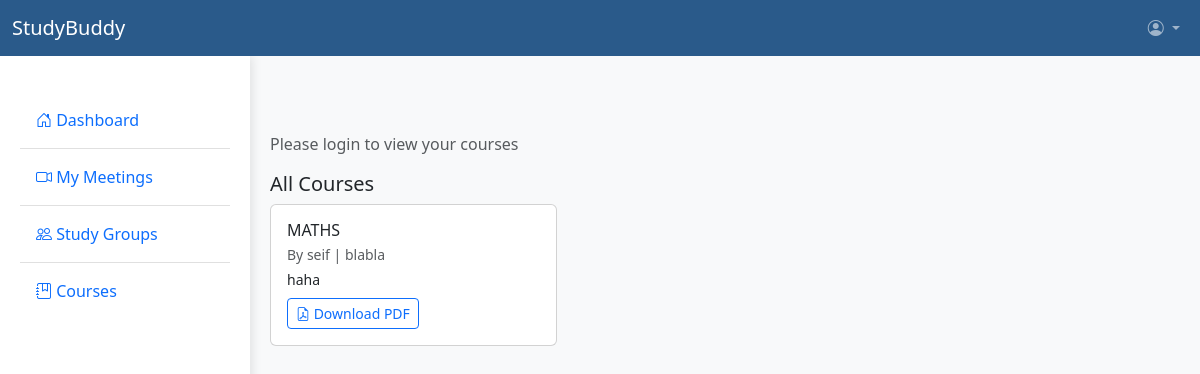
/account/courses.php, run on the app's committed database.
### tables this page shows
CREATE TABLE `courses` (
  `id` int(11) NOT NULL,
  `user_id` int(11) NOT NULL,
  `title` varchar(255) NOT NULL,
  `description` varchar(255) DEFAULT NULL,
  `file_path` varchar(255) DEFAULT NULL,
  `subject` varchar(255) DEFAULT NULL,
  `visibility` tinyint(1) DEFAULT NULL,
  `created_at` timestamp NOT NULL DEFAULT current_timestamp()
);

CREATE TABLE `users` (
  `id` int(11) NOT NULL,
  `Fname` varchar(255) DEFAULT NULL,
  `email` varchar(255) DEFAULT NULL,
  `passwd` varchar(255) DEFAULT NULL,
  `status` varchar(255) DEFAULT NULL,
  `isadmin` tinyint(1) DEFAULT NULL,
  `grade` varchar(255) DEFAULT NULL,
  `major` varchar(255) DEFAULT NULL,
  `city` varchar(255) DEFAULT NULL
);

### account/courses.php (the view, shortened to what this page needs)
<?php
include '../db.php';
$current_user = $_SESSION['username'] ?? null;
$user_id = $_SESSION['user_id'] ?? null;
?>
<!DOCTYPE html>
<html lang="en">
<head>
    <link href="https://cdn.jsdelivr.net/npm/bootstrap@5.3.0/dist/css/bootstrap.min.css" rel="stylesheet">
    <link rel="stylesheet" href="https://cdn.jsdelivr.net/npm/bootstrap-icons@1.10.0/font/bootstrap-icons.css">
    <link rel="stylesheet" href="../pretty/home.css">
</head>
<body>
    <nav class="navbar navbar-expand-lg navbar-dark navbar-custom">
        <div class="container-fluid">
            <div class="navbar-brand-container">
                <a class="navbar-brand" href="../index.php">StudyBuddy</a>
            </div>
            <ul class="navbar-nav">
                <li class="nav-item dropdown">
                    <a class="nav-link dropdown-toggle" href="#" id="navbarDropdown" role="button" data-bs-toggle="dropdown">
                        <i class="bi bi-person-circle"></i> <?php echo htmlspecialchars($current_user); ?>
                    </a>
                </li>
            </ul>
        </div>
    </nav>
    <div class="sidebar">
        <ul class="nav flex-column">
            <li class="nav-item">
                <a class="nav-link" href="home.php">
                    <i class="bi bi-house-door"></i> Dashboard
                </a>
            </li>
            <li class="nav-divider"></li>
            <li class="nav-item">
                <a class="nav-link" href="meetings.php">
                    <i class="bi bi-camera-video"></i> My Meetings
                </a>
            </li>
            <li class="nav-divider"></li>
            <li class="nav-item">
                <a class="nav-link" href="study_groups.php">
                    <i class="bi bi-people"></i> Study Groups
                </a>
            </li>
            <li class="nav-divider"></li>
            <li class="nav-item">
                <a class="nav-link active" href="courses.php">
                    <i class="bi bi-journal-bookmark"></i> Courses
                </a>
            </li>
        </ul>
    </div>
    <div class="main-content">
        <?php
        if ($user_id) {
            $courses_query = "SELECT * FROM courses WHERE user_id = '$user_id' LIMIT 3";
            $courses_result = mysqli_query($conn, $courses_query);
            if(mysqli_num_rows($courses_result) > 0): ?>
                <div class="row mt-3">
                    <?php while($course = mysqli_fetch_assoc($courses_result)): ?>
                        <div class="col-md-4 mb-3">
                            <div class="card">
                                <div class="card-body">
                                    <h5 class="card-title"><?= htmlspecialchars($course['title']) ?></h5>
                                    <p class="card-text"><?= htmlspecialchars($course['subject']) ?></p>
                                    <a href="<?= htmlspecialchars($course['file_path']) ?>" class="btn btn-sm btn-primary-custom">
                                        View Materials
                                    </a>
                                </div>
                            </div>
                        </div>
                    <?php endwhile; ?>
                </div>
            <?php else: ?>
                <p class="text-muted">No courses found. Add some to get started!</p>
            <?php endif;
        } else {
            echo "<p class='text-muted'>Please login to view your courses</p>";
        }
        ?>
        <div class="mb-4">
            <h5>All Courses</h5>
            <div class="row">
            <?php
            $all_courses = mysqli_query($conn, "SELECT c.*, u.Fname FROM courses c JOIN users u ON c.user_id = u.id ORDER BY c.created_at DESC");
            if(mysqli_num_rows($all_courses) > 0):
                while($course = mysqli_fetch_assoc($all_courses)):
            ?>
                <div class="col-md-4 mb-3">
                    <div class="card h-100">
                        <div class="card-body">
                            <h6 class="card-title mb-1"><?= htmlspecialchars($course['title']) ?></h6>
                            <div class="small text-muted mb-1">By <?= htmlspecialchars($course['Fname']) ?> | <?= htmlspecialchars($course['subject']) ?></div>
                            <p class="card-text small mb-2"><?= htmlspecialchars($course['description']) ?></p>
                            <a href="../<?= htmlspecialchars($course['file_path']) ?>" class="btn btn-outline-primary btn-sm" target="_blank">
                                <i class="bi bi-file-earmark-pdf"></i> Download PDF
                            </a>
                        </div>
                    </div>
                </div>
            <?php endwhile; else: ?>
                <p class="text-muted">No courses have been posted yet.</p>
            <?php endif; ?>
            </div>
        </div>
    </div>
</body>
</html>

### pretty/home.css (style rules this page uses)
:root { --primary-blue: #4a89dc; --light-blue: #e6f0fa; --dark-blue: #2a5a8a; --sidebar-width: 250px; --divider-color: #e0e0e0; }
body { background-color: #f8f9fa; font-family: 'Segoe UI', Tahoma, Geneva, Verdana, sans-serif; padding-top: 56px; }
.navbar-custom { background-color: var(--dark-blue); position: fixed; top: 0; width: 100%; z-index: 1000; }
.sidebar { width: var(--sidebar-width); background: white; position: fixed; height: calc(100vh - 56px); top: 56px; padding: 20px; box-shadow: 2px 0 10px rgba(0,0,0,0.1); overflow-y: auto; }
.nav-divider { border-top: 1px solid var(--divider-color); margin: 0.5rem 0; }
.main-content { margin-left: var(--sidebar-width); padding: 20px; margin-top: 56px; }

### data on the page
courses: title "MATHS", user.Fname "seif", subject "blabla", description "haha"
